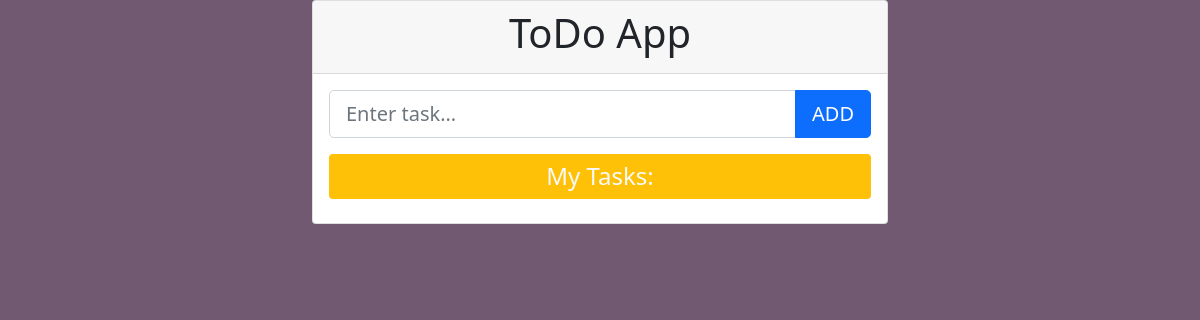
Before: / with the older database file.
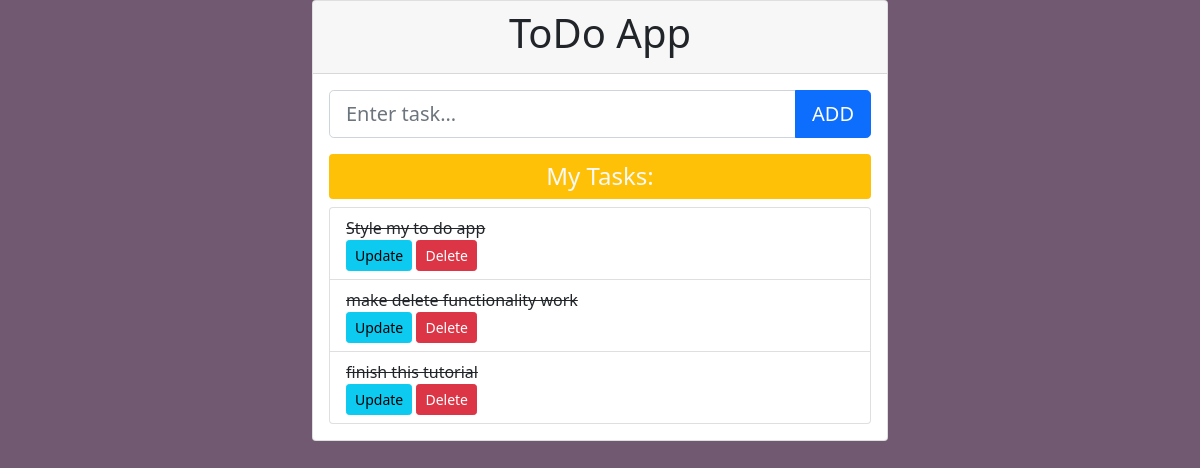
After: the same page with the newer database file.
### todolist/models.py (models this page shows, shortened)
class Task(models.Model):
    title=models.CharField(max_length=350)
    completed=models.BooleanField(default=False)
    created=models.DateTimeField(auto_now_add=True)

### todolist/views.py (the view)
# urls.py: path("", views.index, name="index"),
def index(request):
    form = TaskForm()
    if request.method == "POST":
        form = TaskForm(request.POST)
        if form.is_valid():
            form.save()
            return redirect("index")
    tasks = Task.objects.all()
    return render(request, "index.html", {"task_form": form, "tasks": tasks})

### todolist/forms.py
class TaskForm(forms.ModelForm):
    class Meta:
        model = Task
        fields = "__all__"  # include all fields in form
    title = forms.CharField(
        widget=forms.TextInput(
            attrs={
                "class": "form-control form-control-lg",
                "placeholder": "Enter task...",
            }
        ),
    )
    completed = forms.CharField(
        required=False,
        widget=forms.widgets.CheckboxInput(attrs={"class": "form-check-input"}),
    )

### templates/index.html (shortened to what this page needs)
{% extends 'base.html' %}
{% block content %}
<div class="card">
    <div class="card-header">
        <h1 class="text-center">ToDo App</h1>
    </div>
    <div class="card-body">
        <form method="post">
            <div class="input-group mb-3">
                {{task_form.title}}
                <button type="submit" class="btn btn-primary btn-lg">ADD</button>
            </div>
        </form>
        <h4 class="bg-warning text-light py-2 rounded text-center">My Tasks:</h4>
        <ul class="list-group">
            {% for task in tasks %}
            <li class="list-group-item list-group-item-action">
                {% if task.completed == True %}
                <strike>{{task.title}} </strike>
                {% else %}
                {{task.title}}
                {% endif %}
                <div class="float-right">
                    <a href="{% url "update_task" task.id %}" class="btn btn-sm btn-info">Update</a>
                    <a href="{% url "delete_task" task.id %}" class="btn btn-sm btn-danger">Delete</a>
                </div>
            </li>
            {% endfor %}
        </ul>
    </div>
</div>
{% endblock content %}

### templates/base.html (shortened to what this page needs)
{% load static %}
<!doctype html>
<html lang="en">
<head>
    <link rel="stylesheet" href="https://stackpath.bootstrapcdn.com/bootstrap/5.0.0-alpha1/css/bootstrap.min.css"
>
    <link rel="stylesheet" href="{% static 'css/style.css'%}">
</head>
<body>
    <div class="container">
        {% block content %}
        {% endblock content %}
    </div>
</body>
</html>

### static/css/style.css (style rules this page uses)
body { background-color: #725972; }
.container { max-width: 600px; }

Changed rows visible on the page:
added Task: title "Style my to do app"
added Task: title "make delete functionality work"
added Task: title "finish this tutorial"
